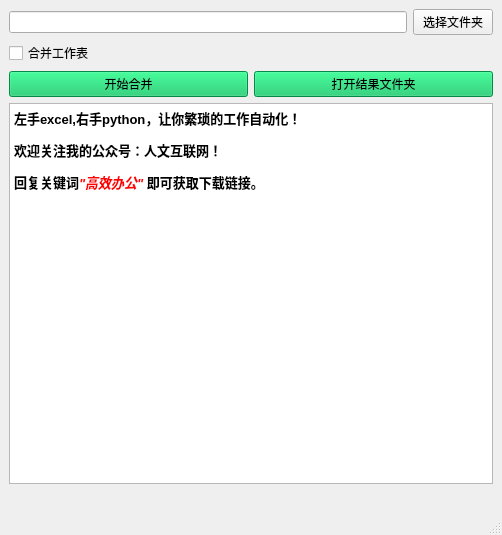
<?xml version="1.0" encoding="UTF-8"?>
<ui version="4.0">
 <class>mainWindow</class>
 <widget class="QMainWindow" name="mainWindow">
  <property name="geometry">
   <rect>
    <x>0</x>
    <y>0</y>
    <width>502</width>
    <height>535</height>
   </rect>
  </property>
  <property name="windowTitle">
   <string>人文互联网-高效办公工具分享</string>
  </property>
  <widget class="QWidget" name="centralwidget">
   <layout class="QVBoxLayout" name="verticalLayout">
    <item>
     <layout class="QGridLayout" name="gridLayout_2">
      <item row="0" column="0">
       <widget class="QLineEdit" name="lineEdit_filepath"/>
      </item>
      <item row="0" column="1">
       <widget class="QPushButton" name="open_filepath">
        <property name="styleSheet">
         <string notr="true">font: 11pt &quot;黑体&quot;;</string>
        </property>
        <property name="text">
         <string>选择文件夹</string>
        </property>
       </widget>
      </item>
     </layout>
    </item>
    <item>
     <widget class="QCheckBox" name="checkBox">
      <property name="styleSheet">
       <string notr="true">font: 10pt &quot;黑体&quot;;</string>
      </property>
      <property name="text">
       <string>合并工作表</string>
      </property>
     </widget>
    </item>
    <item>
     <layout class="QHBoxLayout" name="horizontalLayout">
      <item>
       <widget class="QPushButton" name="pushbutton_start">
        <property name="styleSheet">
         <string notr="true">background-color: rgb(7, 193, 96);
font: 11pt &quot;Agency FB&quot;;
font: 11pt &quot;黑体&quot;;</string>
        </property>
        <property name="text">
         <string>开始合并</string>
        </property>
       </widget>
      </item>
      <item>
       <widget class="QPushButton" name="pushbutton_openfolder">
        <property name="styleSheet">
         <string notr="true">background-color: rgb(7, 193, 96);
font: 11pt &quot;黑体&quot;;</string>
        </property>
        <property name="text">
         <string>打开结果文件夹</string>
        </property>
       </widget>
      </item>
     </layout>
    </item>
    <item>
     <widget class="QTextEdit" name="textEdit">
      <property name="styleSheet">
       <string notr="true">font: 10pt &quot;黑体&quot;;</string>
      </property>
      <property name="html">
       <string>&lt;!DOCTYPE HTML PUBLIC &quot;-//W3C//DTD HTML 4.0//EN&quot; &quot;http://www.w3.org/TR/REC-html40/strict.dtd&quot;&gt;
&lt;html&gt;&lt;head&gt;&lt;meta name=&quot;qrichtext&quot; content=&quot;1&quot; /&gt;&lt;style type=&quot;text/css&quot;&gt;
p, li { white-space: pre-wrap; }
&lt;/style&gt;&lt;/head&gt;&lt;body style=&quot; font-family:'黑体'; font-size:10pt; font-weight:400; font-style:normal;&quot;&gt;
&lt;p style=&quot; margin-top:12px; margin-bottom:12px; margin-left:0px; margin-right:0px; -qt-block-indent:0; text-indent:0px;&quot;&gt;&lt;span style=&quot; font-family:'SimSun'; font-weight:600;&quot;&gt;左手excel,右手python，让你繁琐的工作自动化！&lt;/span&gt;&lt;/p&gt;
&lt;p style=&quot; margin-top:12px; margin-bottom:12px; margin-left:0px; margin-right:0px; -qt-block-indent:0; text-indent:0px;&quot;&gt;&lt;span style=&quot; font-family:'SimSun'; font-weight:600;&quot;&gt;欢迎关注我的公众号：人文互联网！&lt;/span&gt;&lt;/p&gt;
&lt;p style=&quot; margin-top:12px; margin-bottom:12px; margin-left:0px; margin-right:0px; -qt-block-indent:0; text-indent:0px;&quot;&gt;&lt;span style=&quot; font-family:'SimSun'; font-weight:600;&quot;&gt;回复关键词&lt;/span&gt;&lt;span style=&quot; font-family:'SimSun'; font-weight:600; font-style:italic; color:#ff0000;&quot;&gt;&amp;quot;高效办公&amp;quot; &lt;/span&gt;&lt;span style=&quot; font-family:'SimSun'; font-weight:600; color:#000000;&quot;&gt;即可获取下载链接。&lt;/span&gt;&lt;/p&gt;&lt;/body&gt;&lt;/html&gt;</string>
      </property>
     </widget>
    </item>
    <item>
     <widget class="QLabel" name="label">
      <property name="text">
       <string>&lt;html&gt;&lt;head/&gt;&lt;body&gt;&lt;p align=&quot;center&quot;&gt;&lt;img src=&quot;:/qrcode/wechat_search.png&quot;/&gt;&lt;/p&gt;&lt;/body&gt;&lt;/html&gt;</string>
      </property>
     </widget>
    </item>
   </layout>
  </widget>
  <widget class="QStatusBar" name="statusbar"/>
 </widget>
 <resources>
  <include location="../images/imgcode.qrc"/>
 </resources>
 <connections/>
</ui>
